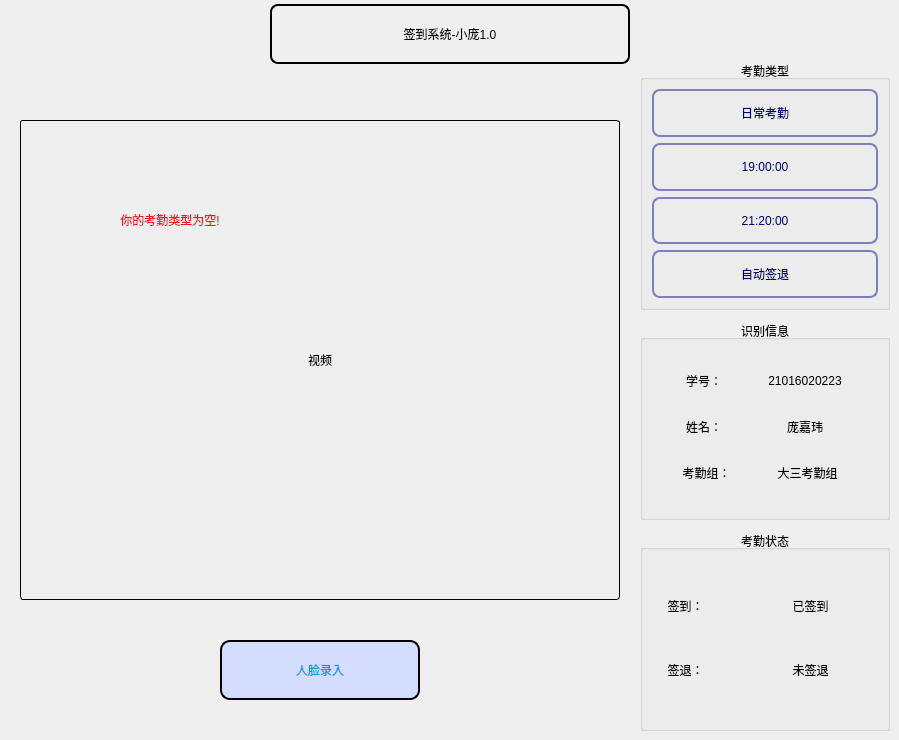
           <widget class="QWidget" name="Clock_in_page">
            <widget class="QLabel" name="Clock_in_lbl">
             <property name="geometry">
              <rect>
               <x>270</x>
               <y>4</y>
               <width>360</width>
               <height>60</height>
              </rect>
             </property>
             <property name="styleSheet">
              <string notr="true">#Clock_in_lbl
{
font: 18pt &quot;楷体&quot;;
border:2px solid ;
border-radius:8px;
}</string>
             </property>
             <property name="text">
              <string>签到系统-小庞1.0</string>
             </property>
             <property name="alignment">
              <set>Qt::AlignCenter</set>
             </property>
            </widget>
            <widget class="QLabel" name="video_Show">
             <property name="geometry">
              <rect>
               <x>20</x>
               <y>120</y>
               <width>600</width>
               <height>480</height>
              </rect>
             </property>
             <property name="styleSheet">
              <string notr="true">#video_Show
{
font: 72pt &quot;方正粗黑宋简体&quot;;
border-radius:3px;
border:1px solid ;
}
#video_Show:hover
{
border:2px solid ;
}</string>
             </property>
             <property name="frameShape">
              <enum>QFrame::Box</enum>
             </property>
             <property name="text">
              <string>视频</string>
             </property>
             <property name="alignment">
              <set>Qt::AlignCenter</set>
             </property>
            </widget>
            <widget class="QPushButton" name="btn_input">
             <property name="geometry">
              <rect>
               <x>220</x>
               <y>640</y>
               <width>200</width>
               <height>60</height>
              </rect>
             </property>
             <property name="styleSheet">
              <string notr="true">QPushButton
{
font: 12pt &quot;楷体&quot;;

border:2px solid black;
border-radius:10px;
background-color: rgb(210, 221, 255);
color: rgb(17,143,227);
}
QPushButton:hover
{
font: 12pt &quot;楷体&quot;;
color:rgb(93,77,142);
border:3px solid #ff7c7e;
border-radius:10px;
background-color: rgb(210, 221, 255);
}</string>
             </property>
             <property name="text">
              <string>人脸录入</string>
             </property>
             <property name="icon">
              <iconset resource="res.qrc">
               <normaloff>:/ptr/face_input.png</normaloff>:/ptr/face_input.png</iconset>
             </property>
             <property name="iconSize">
              <size>
               <width>35</width>
               <height>35</height>
              </size>
             </property>
            </widget>
            <widget class="QGroupBox" name="clock_in_time_qj">
             <property name="geometry">
              <rect>
               <x>640</x>
               <y>60</y>
               <width>250</width>
               <height>250</height>
              </rect>
             </property>
             <property name="minimumSize">
              <size>
               <width>200</width>
               <height>150</height>
              </size>
             </property>
             <property name="styleSheet">
              <string notr="true">font: 14pt &quot;楷体&quot;;</string>
             </property>
             <property name="title">
              <string>考勤类型</string>
             </property>
             <property name="alignment">
              <set>Qt::AlignCenter</set>
             </property>
             <layout class="QVBoxLayout" name="verticalLayout_6">
              <item>
               <widget class="QLabel" name="clock_in_type_name_lbl">
                <property name="minimumSize">
                 <size>
                  <width>150</width>
                  <height>40</height>
                 </size>
                </property>
                <property name="styleSheet">
                 <string notr="true">/*时间显示*/
#clock_in_type_name_lbl
{
font: 14pt &quot;楷体&quot;;
color: rgb(0, 2, 115);
border:2px solid rgb(127, 128, 185);
border-radius:8px;
}
#clock_in_type_name_lbl:hover
{
color: rgb(127, 128, 185);
}</string>
                </property>
                <property name="text">
                 <string>日常考勤</string>
                </property>
                <property name="alignment">
                 <set>Qt::AlignCenter</set>
                </property>
               </widget>
              </item>
              <item>
               <widget class="QLabel" name="clock_in_time_start_lbl">
                <property name="minimumSize">
                 <size>
                  <width>150</width>
                  <height>40</height>
                 </size>
                </property>
                <property name="styleSheet">
                 <string notr="true">/*时间显示*/
#clock_in_time_start_lbl
{
font: 14pt &quot;楷体&quot;;
color: rgb(0, 2, 115);
border:2px solid rgb(127, 128, 185);
border-radius:8px;
}
#clock_in_time_start_lbl:hover
{
color: rgb(127, 128, 185);
}</string>
                </property>
                <property name="text">
                 <string>19:00:00</string>
                </property>
                <property name="alignment">
                 <set>Qt::AlignCenter</set>
                </property>
               </widget>
              </item>
              <item>
               <widget class="QLabel" name="clock_in_time_end_lbl">
                <property name="minimumSize">
                 <size>
                  <width>150</width>
                  <height>40</height>
                 </size>
                </property>
                <property name="styleSheet">
                 <string notr="true">/*时间显示*/
#clock_in_time_end_lbl
{
font: 14pt &quot;楷体&quot;;
color: rgb(0, 2, 115);
border:2px solid rgb(127, 128, 185);
border-radius:8px;
}
#clock_in_time_end_lbl:hover
{
color: rgb(127, 128, 185);
}</string>
                </property>
                <property name="text">
                 <string>21:20:00</string>
                </property>
                <property name="alignment">
                 <set>Qt::AlignCenter</set>
                </property>
               </widget>
              </item>
              <item>
               <widget class="QLabel" name="clock_in_type_auto_lbl">
                <property name="minimumSize">
                 <size>
                  <width>150</width>
                  <height>40</height>
                 </size>
                </property>
                <property name="styleSheet">
                 <string notr="true">/*时间显示*/
#clock_in_type_auto_lbl
{
font: 14pt &quot;楷体&quot;;
color: rgb(0, 2, 115);
border:2px solid rgb(127, 128, 185);
border-radius:8px;
}
#clock_in_type_auto_lbl:hover
{
color: rgb(127, 128, 185);
}</string>
                </property>
                <property name="text">
                 <string>自动签退</string>
                </property>
                <property name="alignment">
                 <set>Qt::AlignCenter</set>
                </property>
               </widget>
              </item>
             </layout>
            </widget>
            <widget class="QGroupBox" name="groupBox">
             <property name="geometry">
              <rect>
               <x>640</x>
               <y>320</y>
               <width>250</width>
               <height>200</height>
              </rect>
             </property>
             <property name="styleSheet">
              <string notr="true">font: 14pt &quot;楷体&quot;;</string>
             </property>
             <property name="title">
              <string>识别信息</string>
             </property>
             <property name="alignment">
              <set>Qt::AlignCenter</set>
             </property>
             <layout class="QVBoxLayout" name="verticalLayout_7">
              <property name="spacing">
               <number>0</number>
              </property>
              <property name="leftMargin">
               <number>10</number>
              </property>
              <property name="topMargin">
               <number>5</number>
              </property>
              <property name="rightMargin">
               <number>10</number>
              </property>
              <property name="bottomMargin">
               <number>5</number>
              </property>
              <item>
               <widget class="QWidget" name="over_show" native="true">
                <property name="minimumSize">
                 <size>
                  <width>230</width>
                  <height>150</height>
                 </size>
                </property>
                <property name="maximumSize">
                 <size>
                  <width>230</width>
                  <height>150</height>
                 </size>
                </property>
                <property name="styleSheet">
                 <string notr="true">QLabel
{
font: 12pt &quot;楷体&quot;;
}</string>
                </property>
                <layout class="QVBoxLayout" name="verticalLayout_5">
                 <property name="spacing">
                  <number>0</number>
                 </property>
                 <property name="leftMargin">
                  <number>5</number>
                 </property>
                 <property name="topMargin">
                  <number>5</number>
                 </property>
                 <property name="rightMargin">
                  <number>5</number>
                 </property>
                 <property name="bottomMargin">
                  <number>5</number>
                 </property>
                 <item>
                  <widget class="QWidget" name="xh_widget" native="true">
                   <property name="maximumSize">
                    <size>
                     <width>220</width>
                     <height>45</height>
                    </size>
                   </property>
                   <layout class="QHBoxLayout" name="horizontalLayout_10">
                    <property name="spacing">
                     <number>0</number>
                    </property>
                    <property name="leftMargin">
                     <number>5</number>
                    </property>
                    <property name="topMargin">
                     <number>0</number>
                    </property>
                    <property name="rightMargin">
                     <number>5</number>
                    </property>
                    <property name="bottomMargin">
                     <number>0</number>
                    </property>
                    <item>
                     <widget class="QLabel" name="xh_lbl">
                      <property name="minimumSize">
                       <size>
                        <width>70</width>
                        <height>40</height>
                       </size>
                      </property>
                      <property name="maximumSize">
                       <size>
                        <width>70</width>
                        <height>40</height>
                       </size>
                      </property>
                      <property name="styleSheet">
                       <string notr="true"/>
                      </property>
                      <property name="text">
                       <string>学号：</string>
                      </property>
                      <property name="alignment">
                       <set>Qt::AlignCenter</set>
                      </property>
                     </widget>
                    </item>
                    <item>
                     <widget class="QLabel" name="over_show_xh">
                      <property name="minimumSize">
                       <size>
                        <width>120</width>
                        <height>30</height>
                       </size>
                      </property>
                      <property name="maximumSize">
                       <size>
                        <width>120</width>
                        <height>30</height>
                       </size>
                      </property>
                      <property name="text">
                       <string>21016020223</string>
                      </property>
                      <property name="alignment">
                       <set>Qt::AlignCenter</set>
                      </property>
                     </widget>
                    </item>
                   </layout>
                  </widget>
                 </item>
                 <item>
                  <widget class="QWidget" name="name_widget" native="true">
                   <property name="maximumSize">
                    <size>
                     <width>220</width>
                     <height>45</height>
                    </size>
                   </property>
                   <layout class="QHBoxLayout" name="horizontalLayout_11">
                    <property name="spacing">
                     <number>0</number>
                    </property>
                    <property name="leftMargin">
                     <number>5</number>
                    </property>
                    <property name="topMargin">
                     <number>0</number>
                    </property>
                    <property name="rightMargin">
                     <number>5</number>
                    </property>
                    <property name="bottomMargin">
                     <number>0</number>
                    </property>
                    <item>
                     <widget class="QLabel" name="name_lbl">
                      <property name="minimumSize">
                       <size>
                        <width>70</width>
                        <height>40</height>
                       </size>
                      </property>
                      <property name="maximumSize">
                       <size>
                        <width>70</width>
                        <height>40</height>
                       </size>
                      </property>
                      <property name="styleSheet">
                       <string notr="true"/>
                      </property>
                      <property name="text">
                       <string>姓名：</string>
                      </property>
                      <property name="alignment">
                       <set>Qt::AlignCenter</set>
                      </property>
                     </widget>
                    </item>
                    <item>
                     <widget class="QLabel" name="over_show_name">
                      <property name="minimumSize">
                       <size>
                        <width>120</width>
                        <height>30</height>
                       </size>
                      </property>
                      <property name="maximumSize">
                       <size>
                        <width>120</width>
                        <height>30</height>
                       </size>
                      </property>
                      <property name="text">
                       <string>庞嘉玮</string>
                      </property>
                      <property name="alignment">
                       <set>Qt::AlignCenter</set>
                      </property>
                     </widget>
                    </item>
                   </layout>
                  </widget>
                 </item>
                 <item>
                  <widget class="QWidget" name="kqz_widget" native="true">
                   <property name="maximumSize">
                    <size>
                     <width>220</width>
                     <height>45</height>
                    </size>
                   </property>
                   <layout class="QHBoxLayout" name="horizontalLayout_12">
                    <property name="spacing">
                     <number>0</number>
                    </property>
                    <property name="leftMargin">
                     <number>5</number>
                    </property>
                    <property name="topMargin">
                     <number>0</number>
                    </property>
                    <property name="rightMargin">
                     <number>5</number>
                    </property>
                    <property name="bottomMargin">
                     <number>0</number>
                    </property>
                    <item>
                     <widget class="QLabel" name="kqz_lbl">
                      <property name="minimumSize">
                       <size>
                        <width>75</width>
                        <height>40</height>
                       </size>
                      </property>
                      <property name="maximumSize">
                       <size>
                        <width>75</width>
                        <height>40</height>
                       </size>
                      </property>
                      <property name="styleSheet">
                       <string notr="true"/>
                      </property>
                      <property name="text">
                       <string>考勤组：</string>
                      </property>
                      <property name="alignment">
                       <set>Qt::AlignCenter</set>
                      </property>
                     </widget>
                    </item>
                    <item>
                     <widget class="QLabel" name="over_show_kqz">
                      <property name="minimumSize">
                       <size>
                        <width>115</width>
                        <height>30</height>
                       </size>
                      </property>
                      <property name="maximumSize">
                       <size>
                        <width>115</width>
                        <height>30</height>
                       </size>
                      </property>
                      <property name="text">
                       <string>大三考勤组</string>
                      </property>
                      <property name="alignment">
                       <set>Qt::AlignCenter</set>
                      </property>
                     </widget>
                    </item>
                   </layout>
                  </widget>
                 </item>
                </layout>
               </widget>
              </item>
             </layout>
            </widget>
            <widget class="QGroupBox" name="groupBox_2">
             <property name="geometry">
              <rect>
               <x>640</x>
               <y>530</y>
               <width>250</width>
               <height>201</height>
              </rect>
             </property>
             <property name="styleSheet">
              <string notr="true">*{
font: 14pt &quot;楷体&quot;;
}
</string>
             </property>
             <property name="title">
              <string>考勤状态</string>
             </property>
             <property name="alignment">
              <set>Qt::AlignCenter</set>
             </property>
             <property name="flat">
              <bool>false</bool>
             </property>
             <layout class="QVBoxLayout" name="verticalLayout_8">
              <property name="spacing">
               <number>0</number>
              </property>
              <property name="leftMargin">
               <number>10</number>
              </property>
              <property name="topMargin">
               <number>12</number>
              </property>
              <property name="rightMargin">
               <number>10</number>
              </property>
              <property name="bottomMargin">
               <number>13</number>
              </property>
              <item>
               <widget class="QWidget" name="over_show_2" native="true">
                <layout class="QVBoxLayout" name="verticalLayout_9">
                 <property name="spacing">
                  <number>0</number>
                 </property>
                 <property name="leftMargin">
                  <number>5</number>
                 </property>
                 <property name="topMargin">
                  <number>5</number>
                 </property>
                 <property name="rightMargin">
                  <number>5</number>
                 </property>
                 <property name="bottomMargin">
                  <number>5</number>
                 </property>
                 <item>
                  <widget class="QWidget" name="widget_7" native="true">
                   <property name="maximumSize">
                    <size>
                     <width>16777215</width>
                     <height>50</height>
                    </size>
                   </property>
                   <layout class="QHBoxLayout" name="horizontalLayout_15">
                    <property name="spacing">
                     <number>0</number>
                    </property>
                    <property name="leftMargin">
                     <number>0</number>
                    </property>
                    <property name="topMargin">
                     <number>0</number>
                    </property>
                    <property name="rightMargin">
                     <number>0</number>
                    </property>
                    <property name="bottomMargin">
                     <number>0</number>
                    </property>
                    <item>
                     <widget class="QLabel" name="xh_lbl_2">
                      <property name="minimumSize">
                       <size>
                        <width>55</width>
                        <height>40</height>
                       </size>
                      </property>
                      <property name="maximumSize">
                       <size>
                        <width>55</width>
                        <height>40</height>
                       </size>
                      </property>
                      <property name="styleSheet">
                       <string notr="true">QLabel
{
font: 12pt &quot;楷体&quot;;
}</string>
                      </property>
                      <property name="text">
                       <string>签到：</string>
                      </property>
                      <property name="alignment">
                       <set>Qt::AlignCenter</set>
                      </property>
                     </widget>
                    </item>
                    <item>
                     <widget class="QLabel" name="over_show_2_qd_logo">
                      <property name="minimumSize">
                       <size>
                        <width>36</width>
                        <height>36</height>
                       </size>
                      </property>
                      <property name="maximumSize">
                       <size>
                        <width>36</width>
                        <height>36</height>
                       </size>
                      </property>
                      <property name="styleSheet">
                       <string notr="true"/>
                      </property>
                      <property name="text">
                       <string/>
                      </property>
                      <property name="textFormat">
                       <enum>Qt::AutoText</enum>
                      </property>
                      <property name="pixmap">
                       <pixmap resource="res.qrc">:/ptr/success.png</pixmap>
                      </property>
                      <property name="scaledContents">
                       <bool>true</bool>
                      </property>
                      <property name="alignment">
                       <set>Qt::AlignCenter</set>
                      </property>
                     </widget>
                    </item>
                    <item>
                     <widget class="QLabel" name="over_show_2_qd">
                      <property name="maximumSize">
                       <size>
                        <width>16777215</width>
                        <height>50</height>
                       </size>
                      </property>
                      <property name="styleSheet">
                       <string notr="true"/>
                      </property>
                      <property name="text">
                       <string>已签到</string>
                      </property>
                      <property name="alignment">
                       <set>Qt::AlignCenter</set>
                      </property>
                     </widget>
                    </item>
                   </layout>
                  </widget>
                 </item>
                 <item>
                  <widget class="QWidget" name="widget_8" native="true">
                   <property name="maximumSize">
                    <size>
                     <width>16777215</width>
                     <height>50</height>
                    </size>
                   </property>
                   <layout class="QHBoxLayout" name="horizontalLayout_16">
                    <property name="spacing">
                     <number>0</number>
                    </property>
                    <property name="leftMargin">
                     <number>0</number>
                    </property>
                    <property name="topMargin">
                     <number>0</number>
                    </property>
                    <property name="rightMargin">
                     <number>0</number>
                    </property>
                    <property name="bottomMargin">
                     <number>0</number>
                    </property>
                    <item>
                     <widget class="QLabel" name="xh_lbl_3">
                      <property name="minimumSize">
                       <size>
                        <width>55</width>
                        <height>40</height>
                       </size>
                      </property>
                      <property name="maximumSize">
                       <size>
                        <width>55</width>
                        <height>40</height>
                       </size>
                      </property>
                      <property name="styleSheet">
                       <string notr="true">QLabel
{
font: 12pt &quot;楷体&quot;;
}</string>
                      </property>
                      <property name="text">
                       <string>签退：</string>
                      </property>
                      <property name="alignment">
                       <set>Qt::AlignCenter</set>
                      </property>
                     </widget>
                    </item>
                    <item>
                     <widget class="QLabel" name="over_show_2_qt_logo">
                      <property name="minimumSize">
                       <size>
                        <width>36</width>
                        <height>36</height>
                       </size>
                      </property>
                      <property name="maximumSize">
                       <size>
                        <width>36</width>
                        <height>36</height>
                       </size>
                      </property>
                      <property name="styleSheet">
                       <string notr="true"/>
                      </property>
                      <property name="text">
                       <string/>
                      </property>
                      <property name="pixmap">
                       <pixmap resource="res.qrc">:/ptr/fail.png</pixmap>
                      </property>
                      <property name="scaledContents">
                       <bool>true</bool>
                      </property>
                     </widget>
                    </item>
                    <item>
                     <widget class="QLabel" name="over_show_2_qt">
                      <property name="maximumSize">
                       <size>
                        <width>16777215</width>
                        <height>50</height>
                       </size>
                      </property>
                      <property name="styleSheet">
                       <string notr="true"/>
                      </property>
                      <property name="text">
                       <string>未签退</string>
                      </property>
                      <property name="alignment">
                       <set>Qt::AlignCenter</set>
                      </property>
                     </widget>
                    </item>
                   </layout>
                  </widget>
                 </item>
                </layout>
               </widget>
              </item>
             </layout>
            </widget>
            <widget class="QLabel" name="looplab">
             <property name="geometry">
              <rect>
               <x>70</x>
               <y>110</y>
               <width>80</width>
               <height>70</height>
              </rect>
             </property>
             <property name="styleSheet">
              <string notr="true">image: url(:/ptr/loop.png);
font: 14pt &quot;楷体&quot;;
color: rgb(255, 0, 4);</string>
             </property>
             <property name="frameShadow">
              <enum>QFrame::Plain</enum>
             </property>
             <property name="text">
              <string/>
             </property>
             <property name="scaledContents">
              <bool>false</bool>
             </property>
             <property name="alignment">
              <set>Qt::AlignBottom|Qt::AlignHCenter</set>
             </property>
             <property name="wordWrap">
              <bool>false</bool>
             </property>
            </widget>
            <widget class="QLabel" name="looplab_text">
             <property name="geometry">
              <rect>
               <x>50</x>
               <y>190</y>
               <width>240</width>
               <height>60</height>
              </rect>
             </property>
             <property name="minimumSize">
              <size>
               <width>240</width>
               <height>60</height>
              </size>
             </property>
             <property name="styleSheet">
              <string notr="true">font: 16pt &quot;楷体&quot;;
color: rgb(255, 16, 32);</string>
             </property>
             <property name="text">
              <string>你的考勤类型为空!</string>
             </property>
             <property name="alignment">
              <set>Qt::AlignCenter</set>
             </property>
            </widget>
           </widget>
